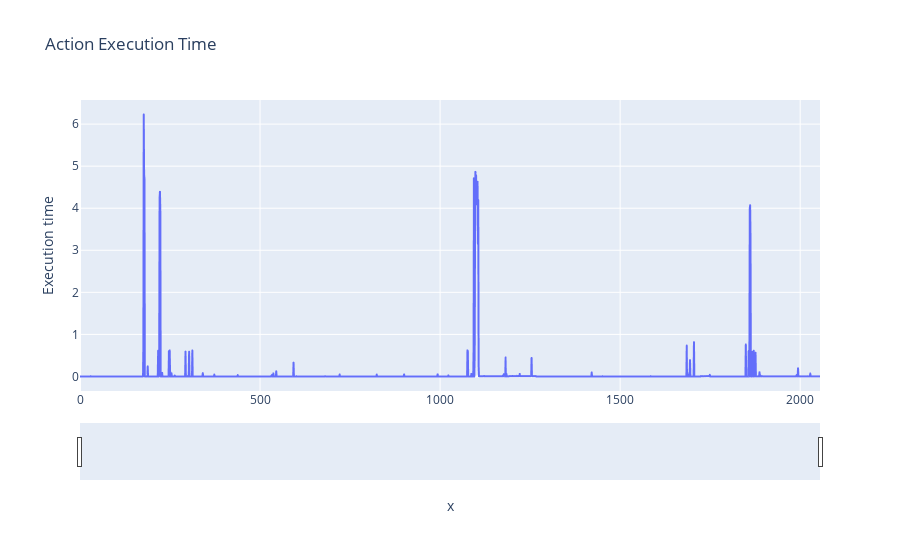

Notebook code cell kept with this figure:
### Code cell
episodes_plot.plot_computation_times(episodes_names=["dec16_1", "dec16_2"])

### Figure 1 — Plotly figure (JSON) as saved in the notebook; plotly's stock layout.template omitted (floating-point values rounded to 4 significant figures; data arrays with more than 128 entries replaced by an {"elided": "..."} marker saying what was removed)
{"data": [{"hovertemplate": "x=%{x}<br>Execution time=%{y}<extra></extra>", "legendgroup": "", "line": {"color": "#636efa", "dash": "solid"}, "marker": {"symbol": "circle"}, "mode": "lines", "name": "", "showlegend": false, "type": "scattergl", "x": {"elided": "2056 int values"}, "xaxis": "x", "y": {"elided": "2056 float values"}, "yaxis": "y"}], "layout": {"legend": {"tracegroupgap": 0}, "title": {"text": "Action Execution Time"}, "xaxis": {"anchor": "y", "domain": [0, 1], "rangeslider": {"visible": true}, "title": {"text": "x"}}, "yaxis": {"anchor": "x", "domain": [0, 1], "title": {"text": "Execution time"}}}}
